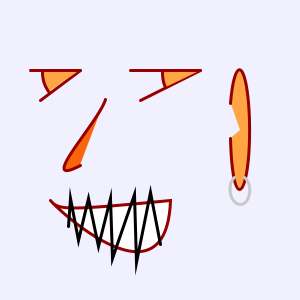
Frame 1 (no input)
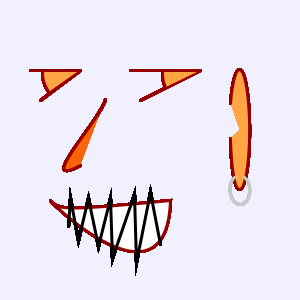
Frame 60 (the mouse pressed at the canvas centre just before this capture)
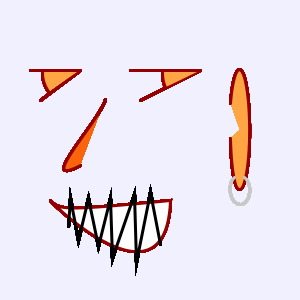
Frame 120 (the mouse held since frame 60 and released just before this capture)

The Processing sketch that drew these frames (run headless with seeded random() and noise(); from frame 60 on, the mouse is pressed at the canvas centre):

// Processing sketch: processing_36753
// ── processing_36753.pde

void setup(){
size(300,300); //canvas size
smooth();      //anti aliasing

//background
background          ( 240 , 240 , 255 );
}

void draw(){
 
//size(640,640); //canvas size
//nose
noFill();
fill (250 , 100 , 10 );
stroke(  150 , 0  , 0 );
strokeWeight ( 3 );
bezier(105, 99, 98, 122, 34, 189, 80, 165);

//mouth
fill(255,255,255);
beginShape();
vertex(50,200);
bezierVertex(58, 210, 66, 210, 170, 200);
bezierVertex(166, 310, 58,210 ,50,200);
endShape();

/*
bezier(50, 200, 58, 210, 66, 210, 170, 200);
bezier(50, 200, 58, 210, 166, 310, 170, 200);
*/

fill(#FFA544);
beginShape();
vertex(449,489);
bezierVertex(400,424,268,417,211,489);
//bezierVertex(500,424,268,317,211,489);
bezierVertex(275,440,385,437,449,489);
endShape();

//eyes
int eyeMeetx=200;
int eyeMeety=70;
int eyeStartx=130;
int eyeStarty=70;

line(eyeStartx,eyeStarty,eyeMeetx,eyeMeety);
line(eyeStartx+10,eyeStarty+30,eyeMeetx,eyeMeety);

int eye2ox=100;
line(eyeStartx-eye2ox,eyeStarty,eyeMeetx-eye2ox-20,eyeMeety);
line(eyeStartx+10-eye2ox,eyeStarty+30,eyeMeetx-eye2ox-20,eyeMeety);

//pupils
//arc(eyeMeetx, eyeMeety, 70, 70, PI, TWO_PI-PI/2);
arc(eyeMeetx-3, eyeMeety+2, 70, 70, PI-PI/7, PI);
arc(eyeMeetx-3-eye2ox-20, eyeMeety+2, 70, 70, PI-PI/5.2, PI);
//arc(eyeMeetx, eyeMeety, 70, 70, PI+PI/3, PI);

//ear
arc(240, 130, 20, 120, PI+PI/7, TWO_PI+3);
stroke (200,200,200);
noFill();
arc(240, 190, 20, 30, -PI/3, PI+PI/3);

//Grill
noFill();
stroke(0,0,0);
beginShape();
vertex(68, 226);
vertex(70, 198);
vertex(78, 240);
vertex(88, 198);
vertex(98, 246);
vertex(110, 198);
vertex(112, 258);
vertex(134, 194);
vertex(136, 262);
vertex(150, 192);
vertex(160, 244);
endShape();

} //end of face

void mousePressed(){
  println (mouseX + "   " + mouseY);
  println ("hoop");
}
